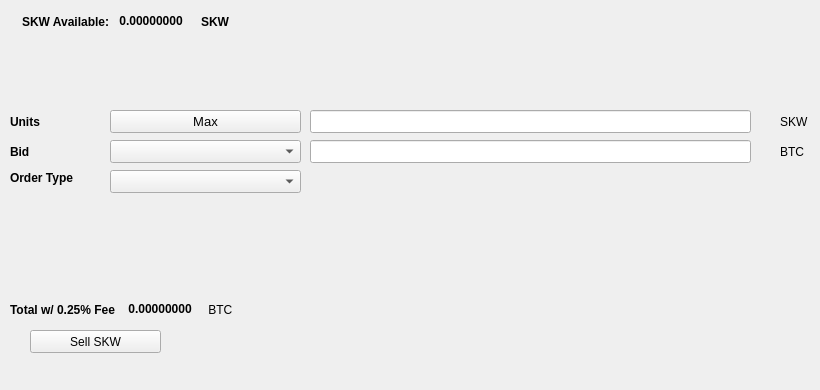
   <widget class="QWidget" name="SellTab">
    <attribute name="title">
     <string>Sell</string>
    </attribute>
    <widget class="QLabel" name="label_16">
     <property name="geometry">
      <rect>
       <x>780</x>
       <y>140</y>
       <width>31</width>
       <height>23</height>
      </rect>
     </property>
     <property name="text">
      <string>BTC</string>
     </property>
    </widget>
    <widget class="QComboBox" name="SellBidcomboBox">
     <property name="geometry">
      <rect>
       <x>110</x>
       <y>140</y>
       <width>191</width>
       <height>23</height>
      </rect>
     </property>
     <property name="font">
      <font>
       <pointsize>10</pointsize>
      </font>
     </property>
    </widget>
    <widget class="QLabel" name="label_18">
     <property name="geometry">
      <rect>
       <x>10</x>
       <y>110</y>
       <width>46</width>
       <height>23</height>
      </rect>
     </property>
     <property name="font">
      <font>
       <weight>75</weight>
       <bold>true</bold>
      </font>
     </property>
     <property name="text">
      <string>Units</string>
     </property>
    </widget>
    <widget class="QPushButton" name="Sell_Max_Amount">
     <property name="geometry">
      <rect>
       <x>110</x>
       <y>110</y>
       <width>191</width>
       <height>23</height>
      </rect>
     </property>
     <property name="font">
      <font>
       <pointsize>10</pointsize>
      </font>
     </property>
     <property name="text">
      <string>Max</string>
     </property>
    </widget>
    <widget class="QLabel" name="label_20">
     <property name="geometry">
      <rect>
       <x>10</x>
       <y>170</y>
       <width>91</width>
       <height>16</height>
      </rect>
     </property>
     <property name="font">
      <font>
       <weight>75</weight>
       <bold>true</bold>
      </font>
     </property>
     <property name="text">
      <string>Order Type</string>
     </property>
    </widget>
    <widget class="QComboBox" name="SellOrdertypeCombo">
     <property name="geometry">
      <rect>
       <x>110</x>
       <y>170</y>
       <width>191</width>
       <height>23</height>
      </rect>
     </property>
     <property name="font">
      <font>
       <pointsize>10</pointsize>
      </font>
     </property>
    </widget>
    <widget class="QLabel" name="label_21">
     <property name="geometry">
      <rect>
       <x>10</x>
       <y>140</y>
       <width>46</width>
       <height>23</height>
      </rect>
     </property>
     <property name="font">
      <font>
       <weight>75</weight>
       <bold>true</bold>
      </font>
     </property>
     <property name="text">
      <string>Bid</string>
     </property>
    </widget>
    <widget class="QLabel" name="label_22">
     <property name="geometry">
      <rect>
       <x>780</x>
       <y>110</y>
       <width>31</width>
       <height>23</height>
      </rect>
     </property>
     <property name="text">
      <string>SKW</string>
     </property>
    </widget>
    <widget class="QLineEdit" name="UnitsInputSKW">
     <property name="geometry">
      <rect>
       <x>310</x>
       <y>110</y>
       <width>441</width>
       <height>23</height>
      </rect>
     </property>
     <property name="font">
      <font>
       <pointsize>9</pointsize>
       <weight>75</weight>
       <bold>true</bold>
      </font>
     </property>
    </widget>
    <widget class="QLineEdit" name="SellBidPriceEdit">
     <property name="geometry">
      <rect>
       <x>310</x>
       <y>140</y>
       <width>441</width>
       <height>23</height>
      </rect>
     </property>
     <property name="font">
      <font>
       <pointsize>9</pointsize>
       <weight>75</weight>
       <bold>true</bold>
      </font>
     </property>
    </widget>
    <widget class="QPushButton" name="SellSKWBTN">
     <property name="geometry">
      <rect>
       <x>30</x>
       <y>330</y>
       <width>131</width>
       <height>23</height>
      </rect>
     </property>
     <property name="text">
      <string>Sell SKW</string>
     </property>
     <property name="icon">
      <iconset resource="../SKW">
       <normaloff>:/icons/SKW</normaloff>:/icons/SKW</iconset>
     </property>
    </widget>
    <widget class="QWidget" name="layoutWidget3">
     <property name="geometry">
      <rect>
       <x>22</x>
       <y>12</y>
       <width>258</width>
       <height>19</height>
      </rect>
     </property>
     <layout class="QHBoxLayout" name="horizontalLayout">
      <item>
       <widget class="QLabel" name="label232_2">
        <property name="font">
         <font>
          <weight>75</weight>
          <bold>true</bold>
         </font>
        </property>
        <property name="text">
         <string>SKW Available:</string>
        </property>
       </widget>
      </item>
      <item>
       <widget class="QLabel" name="SKWAvailableLabel">
        <property name="palette">
         <palette>
          <active>
           <colorrole role="WindowText">
            <brush brushstyle="SolidPattern">
             <color alpha="255">
              <red>0</red>
              <green>0</green>
              <blue>0</blue>
             </color>
            </brush>
           </colorrole>
           <colorrole role="Button">
            <brush brushstyle="SolidPattern">
             <color alpha="255">
              <red>0</red>
              <green>170</green>
              <blue>0</blue>
             </color>
            </brush>
           </colorrole>
           <colorrole role="Light">
            <brush brushstyle="SolidPattern">
             <color alpha="255">
              <red>0</red>
              <green>255</green>
              <blue>0</blue>
             </color>
            </brush>
           </colorrole>
           <colorrole role="Midlight">
            <brush brushstyle="SolidPattern">
             <color alpha="255">
              <red>0</red>
              <green>212</green>
              <blue>0</blue>
             </color>
            </brush>
           </colorrole>
           <colorrole role="Dark">
            <brush brushstyle="SolidPattern">
             <color alpha="255">
              <red>0</red>
              <green>85</green>
              <blue>0</blue>
             </color>
            </brush>
           </colorrole>
           <colorrole role="Mid">
            <brush brushstyle="SolidPattern">
             <color alpha="255">
              <red>0</red>
              <green>113</green>
              <blue>0</blue>
             </color>
            </brush>
           </colorrole>
           <colorrole role="Text">
            <brush brushstyle="SolidPattern">
             <color alpha="255">
              <red>0</red>
              <green>170</green>
              <blue>0</blue>
             </color>
            </brush>
           </colorrole>
           <colorrole role="BrightText">
            <brush brushstyle="SolidPattern">
             <color alpha="255">
              <red>255</red>
              <green>255</green>
              <blue>255</blue>
             </color>
            </brush>
           </colorrole>
           <colorrole role="ButtonText">
            <brush brushstyle="SolidPattern">
             <color alpha="255">
              <red>0</red>
              <green>0</green>
              <blue>0</blue>
             </color>
            </brush>
           </colorrole>
           <colorrole role="Base">
            <brush brushstyle="SolidPattern">
             <color alpha="255">
              <red>255</red>
              <green>255</green>
              <blue>255</blue>
             </color>
            </brush>
           </colorrole>
           <colorrole role="Window">
            <brush brushstyle="SolidPattern">
             <color alpha="255">
              <red>0</red>
              <green>170</green>
              <blue>0</blue>
             </color>
            </brush>
           </colorrole>
           <colorrole role="Shadow">
            <brush brushstyle="SolidPattern">
             <color alpha="255">
              <red>0</red>
              <green>0</green>
              <blue>0</blue>
             </color>
            </brush>
           </colorrole>
           <colorrole role="AlternateBase">
            <brush brushstyle="SolidPattern">
             <color alpha="255">
              <red>127</red>
              <green>212</green>
              <blue>127</blue>
             </color>
            </brush>
           </colorrole>
           <colorrole role="ToolTipBase">
            <brush brushstyle="SolidPattern">
             <color alpha="255">
              <red>255</red>
              <green>255</green>
              <blue>220</blue>
             </color>
            </brush>
           </colorrole>
           <colorrole role="ToolTipText">
            <brush brushstyle="SolidPattern">
             <color alpha="255">
              <red>0</red>
              <green>0</green>
              <blue>0</blue>
             </color>
            </brush>
           </colorrole>
          </active>
          <inactive>
           <colorrole role="WindowText">
            <brush brushstyle="SolidPattern">
             <color alpha="255">
              <red>0</red>
              <green>0</green>
              <blue>0</blue>
             </color>
            </brush>
           </colorrole>
           <colorrole role="Button">
            <brush brushstyle="SolidPattern">
             <color alpha="255">
              <red>0</red>
              <green>170</green>
              <blue>0</blue>
             </color>
            </brush>
           </colorrole>
           <colorrole role="Light">
            <brush brushstyle="SolidPattern">
             <color alpha="255">
              <red>0</red>
              <green>255</green>
              <blue>0</blue>
             </color>
            </brush>
           </colorrole>
           <colorrole role="Midlight">
            <brush brushstyle="SolidPattern">
             <color alpha="255">
              <red>0</red>
              <green>212</green>
              <blue>0</blue>
             </color>
            </brush>
           </colorrole>
           <colorrole role="Dark">
            <brush brushstyle="SolidPattern">
             <color alpha="255">
              <red>0</red>
              <green>85</green>
              <blue>0</blue>
             </color>
            </brush>
           </colorrole>
           <colorrole role="Mid">
            <brush brushstyle="SolidPattern">
             <color alpha="255">
              <red>0</red>
              <green>113</green>
              <blue>0</blue>
             </color>
            </brush>
           </colorrole>
           <colorrole role="Text">
            <brush brushstyle="SolidPattern">
             <color alpha="255">
              <red>0</red>
              <green>170</green>
              <blue>0</blue>
             </color>
            </brush>
           </colorrole>
           <colorrole role="BrightText">
            <brush brushstyle="SolidPattern">
             <color alpha="255">
              <red>255</red>
              <green>255</green>
              <blue>255</blue>
             </color>
            </brush>
           </colorrole>
           <colorrole role="ButtonText">
            <brush brushstyle="SolidPattern">
             <color alpha="255">
              <red>0</red>
              <green>0</green>
              <blue>0</blue>
             </color>
            </brush>
           </colorrole>
           <colorrole role="Base">
            <brush brushstyle="SolidPattern">
             <color alpha="255">
              <red>255</red>
              <green>255</green>
              <blue>255</blue>
             </color>
            </brush>
           </colorrole>
           <colorrole role="Window">
            <brush brushstyle="SolidPattern">
             <color alpha="255">
              <red>0</red>
              <green>170</green>
              <blue>0</blue>
             </color>
            </brush>
           </colorrole>
           <colorrole role="Shadow">
            <brush brushstyle="SolidPattern">
             <color alpha="255">
              <red>0</red>
              <green>0</green>
              <blue>0</blue>
             </color>
            </brush>
           </colorrole>
           <colorrole role="AlternateBase">
            <brush brushstyle="SolidPattern">
             <color alpha="255">
              <red>127</red>
              <green>212</green>
              <blue>127</blue>
             </color>
            </brush>
           </colorrole>
           <colorrole role="ToolTipBase">
            <brush brushstyle="SolidPattern">
             <color alpha="255">
              <red>255</red>
              <green>255</green>
              <blue>220</blue>
             </color>
            </brush>
           </colorrole>
           <colorrole role="ToolTipText">
            <brush brushstyle="SolidPattern">
             <color alpha="255">
              <red>0</red>
              <green>0</green>
              <blue>0</blue>
             </color>
            </brush>
           </colorrole>
          </inactive>
          <disabled>
           <colorrole role="WindowText">
            <brush brushstyle="SolidPattern">
             <color alpha="255">
              <red>0</red>
              <green>85</green>
              <blue>0</blue>
             </color>
            </brush>
           </colorrole>
           <colorrole role="Button">
            <brush brushstyle="SolidPattern">
             <color alpha="255">
              <red>0</red>
              <green>170</green>
              <blue>0</blue>
             </color>
            </brush>
           </colorrole>
           <colorrole role="Light">
            <brush brushstyle="SolidPattern">
             <color alpha="255">
              <red>0</red>
              <green>255</green>
              <blue>0</blue>
             </color>
            </brush>
           </colorrole>
           <colorrole role="Midlight">
            <brush brushstyle="SolidPattern">
             <color alpha="255">
              <red>0</red>
              <green>212</green>
              <blue>0</blue>
             </color>
            </brush>
           </colorrole>
           <colorrole role="Dark">
            <brush brushstyle="SolidPattern">
             <color alpha="255">
              <red>0</red>
              <green>85</green>
              <blue>0</blue>
             </color>
            </brush>
           </colorrole>
           <colorrole role="Mid">
            <brush brushstyle="SolidPattern">
             <color alpha="255">
              <red>0</red>
              <green>113</green>
              <blue>0</blue>
             </color>
            </brush>
           </colorrole>
           <colorrole role="Text">
            <brush brushstyle="SolidPattern">
             <color alpha="255">
              <red>0</red>
              <green>85</green>
              <blue>0</blue>
             </color>
            </brush>
           </colorrole>
           <colorrole role="BrightText">
            <brush brushstyle="SolidPattern">
             <color alpha="255">
              <red>255</red>
              <green>255</green>
              <blue>255</blue>
             </color>
            </brush>
           </colorrole>
           <colorrole role="ButtonText">
            <brush brushstyle="SolidPattern">
             <color alpha="255">
              <red>0</red>
              <green>85</green>
              <blue>0</blue>
             </color>
            </brush>
           </colorrole>
           <colorrole role="Base">
            <brush brushstyle="SolidPattern">
             <color alpha="255">
              <red>0</red>
              <green>170</green>
              <blue>0</blue>
             </color>
            </brush>
           </colorrole>
           <colorrole role="Window">
            <brush brushstyle="SolidPattern">
             <color alpha="255">
              <red>0</red>
              <green>170</green>
              <blue>0</blue>
             </color>
            </brush>
           </colorrole>
           <colorrole role="Shadow">
            <brush brushstyle="SolidPattern">
             <color alpha="255">
              <red>0</red>
              <green>0</green>
              <blue>0</blue>
             </color>
            </brush>
           </colorrole>
           <colorrole role="AlternateBase">
            <brush brushstyle="SolidPattern">
             <color alpha="255">
              <red>0</red>
              <green>170</green>
              <blue>0</blue>
             </color>
            </brush>
           </colorrole>
           <colorrole role="ToolTipBase">
            <brush brushstyle="SolidPattern">
             <color alpha="255">
              <red>255</red>
              <green>255</green>
              <blue>220</blue>
             </color>
            </brush>
           </colorrole>
           <colorrole role="ToolTipText">
            <brush brushstyle="SolidPattern">
             <color alpha="255">
              <red>0</red>
              <green>0</green>
              <blue>0</blue>
             </color>
            </brush>
           </colorrole>
          </disabled>
         </palette>
        </property>
        <property name="font">
         <font>
          <weight>75</weight>
          <bold>true</bold>
         </font>
        </property>
        <property name="text">
         <string> 0.00000000 </string>
        </property>
        <property name="textInteractionFlags">
         <set>Qt::LinksAccessibleByMouse|Qt::TextSelectableByKeyboard|Qt::TextSelectableByMouse</set>
        </property>
       </widget>
      </item>
      <item>
       <widget class="QLabel" name="labelSKW">
        <property name="font">
         <font>
          <weight>75</weight>
          <bold>true</bold>
         </font>
        </property>
        <property name="text">
         <string>SKW</string>
        </property>
       </widget>
      </item>
     </layout>
    </widget>
    <widget class="QWidget" name="layoutWidget">
     <property name="geometry">
      <rect>
       <x>10</x>
       <y>300</y>
       <width>268</width>
       <height>19</height>
      </rect>
     </property>
     <layout class="QHBoxLayout" name="horizontalLayout_2">
      <item>
       <widget class="QLabel" name="label_19">
        <property name="font">
         <font>
          <weight>75</weight>
          <bold>true</bold>
         </font>
        </property>
        <property name="text">
         <string>Total w/ 0.25% Fee </string>
        </property>
       </widget>
      </item>
      <item>
       <widget class="QLabel" name="SellCostLabel">
        <property name="palette">
         <palette>
          <active>
           <colorrole role="WindowText">
            <brush brushstyle="SolidPattern">
             <color alpha="255">
              <red>0</red>
              <green>0</green>
              <blue>0</blue>
             </color>
            </brush>
           </colorrole>
           <colorrole role="Button">
            <brush brushstyle="SolidPattern">
             <color alpha="255">
              <red>0</red>
              <green>170</green>
              <blue>0</blue>
             </color>
            </brush>
           </colorrole>
           <colorrole role="Light">
            <brush brushstyle="SolidPattern">
             <color alpha="255">
              <red>0</red>
              <green>255</green>
              <blue>0</blue>
             </color>
            </brush>
           </colorrole>
           <colorrole role="Midlight">
            <brush brushstyle="SolidPattern">
             <color alpha="255">
              <red>0</red>
              <green>212</green>
              <blue>0</blue>
             </color>
            </brush>
           </colorrole>
           <colorrole role="Dark">
            <brush brushstyle="SolidPattern">
             <color alpha="255">
              <red>0</red>
              <green>85</green>
              <blue>0</blue>
             </color>
            </brush>
           </colorrole>
           <colorrole role="Mid">
            <brush brushstyle="SolidPattern">
             <color alpha="255">
              <red>0</red>
              <green>113</green>
              <blue>0</blue>
             </color>
            </brush>
           </colorrole>
           <colorrole role="Text">
            <brush brushstyle="SolidPattern">
             <color alpha="255">
              <red>0</red>
              <green>170</green>
              <blue>0</blue>
             </color>
            </brush>
           </colorrole>
           <colorrole role="BrightText">
            <brush brushstyle="SolidPattern">
             <color alpha="255">
              <red>255</red>
              <green>255</green>
              <blue>255</blue>
             </color>
            </brush>
           </colorrole>
           <colorrole role="ButtonText">
            <brush brushstyle="SolidPattern">
             <color alpha="255">
              <red>0</red>
              <green>0</green>
              <blue>0</blue>
             </color>
            </brush>
           </colorrole>
           <colorrole role="Base">
            <brush brushstyle="SolidPattern">
             <color alpha="255">
              <red>255</red>
              <green>255</green>
              <blue>255</blue>
             </color>
            </brush>
           </colorrole>
           <colorrole role="Window">
            <brush brushstyle="SolidPattern">
             <color alpha="255">
              <red>0</red>
              <green>170</green>
              <blue>0</blue>
             </color>
            </brush>
           </colorrole>
           <colorrole role="Shadow">
            <brush brushstyle="SolidPattern">
             <color alpha="255">
              <red>0</red>
              <green>0</green>
              <blue>0</blue>
             </color>
            </brush>
           </colorrole>
           <colorrole role="AlternateBase">
            <brush brushstyle="SolidPattern">
             <color alpha="255">
              <red>127</red>
              <green>212</green>
              <blue>127</blue>
             </color>
            </brush>
           </colorrole>
           <colorrole role="ToolTipBase">
            <brush brushstyle="SolidPattern">
             <color alpha="255">
              <red>255</red>
              <green>255</green>
              <blue>220</blue>
             </color>
            </brush>
           </colorrole>
           <colorrole role="ToolTipText">
            <brush brushstyle="SolidPattern">
             <color alpha="255">
              <red>0</red>
              <green>0</green>
              <blue>0</blue>
             </color>
            </brush>
           </colorrole>
          </active>
          <inactive>
           <colorrole role="WindowText">
            <brush brushstyle="SolidPattern">
             <color alpha="255">
              <red>0</red>
              <green>0</green>
              <blue>0</blue>
             </color>
            </brush>
           </colorrole>
           <colorrole role="Button">
            <brush brushstyle="SolidPattern">
             <color alpha="255">
              <red>0</red>
              <green>170</green>
              <blue>0</blue>
             </color>
            </brush>
           </colorrole>
           <colorrole role="Light">
            <brush brushstyle="SolidPattern">
             <color alpha="255">
              <red>0</red>
              <green>255</green>
              <blue>0</blue>
             </color>
            </brush>
           </colorrole>
           <colorrole role="Midlight">
            <brush brushstyle="SolidPattern">
             <color alpha="255">
              <red>0</red>
              <green>212</green>
              <blue>0</blue>
             </color>
            </brush>
           </colorrole>
           <colorrole role="Dark">
            <brush brushstyle="SolidPattern">
             <color alpha="255">
              <red>0</red>
              <green>85</green>
              <blue>0</blue>
             </color>
            </brush>
           </colorrole>
           <colorrole role="Mid">
            <brush brushstyle="SolidPattern">
             <color alpha="255">
              <red>0</red>
              <green>113</green>
              <blue>0</blue>
             </color>
            </brush>
           </colorrole>
           <colorrole role="Text">
            <brush brushstyle="SolidPattern">
             <color alpha="255">
              <red>0</red>
              <green>170</green>
              <blue>0</blue>
             </color>
            </brush>
           </colorrole>
           <colorrole role="BrightText">
            <brush brushstyle="SolidPattern">
             <color alpha="255">
              <red>255</red>
              <green>255</green>
              <blue>255</blue>
             </color>
            </brush>
           </colorrole>
           <colorrole role="ButtonText">
            <brush brushstyle="SolidPattern">
             <color alpha="255">
              <red>0</red>
              <green>0</green>
              <blue>0</blue>
             </color>
            </brush>
           </colorrole>
           <colorrole role="Base">
            <brush brushstyle="SolidPattern">
             <color alpha="255">
              <red>255</red>
              <green>255</green>
              <blue>255</blue>
             </color>
            </brush>
           </colorrole>
           <colorrole role="Window">
            <brush brushstyle="SolidPattern">
             <color alpha="255">
              <red>0</red>
              <green>170</green>
              <blue>0</blue>
             </color>
            </brush>
           </colorrole>
           <colorrole role="Shadow">
            <brush brushstyle="SolidPattern">
             <color alpha="255">
              <red>0</red>
              <green>0</green>
              <blue>0</blue>
             </color>
            </brush>
           </colorrole>
           <colorrole role="AlternateBase">
            <brush brushstyle="SolidPattern">
             <color alpha="255">
              <red>127</red>
              <green>212</green>
              <blue>127</blue>
             </color>
            </brush>
           </colorrole>
           <colorrole role="ToolTipBase">
            <brush brushstyle="SolidPattern">
             <color alpha="255">
              <red>255</red>
              <green>255</green>
              <blue>220</blue>
             </color>
            </brush>
           </colorrole>
           <colorrole role="ToolTipText">
            <brush brushstyle="SolidPattern">
             <color alpha="255">
              <red>0</red>
              <green>0</green>
              <blue>0</blue>
             </color>
            </brush>
           </colorrole>
          </inactive>
          <disabled>
           <colorrole role="WindowText">
            <brush brushstyle="SolidPattern">
             <color alpha="255">
              <red>0</red>
              <green>85</green>
              <blue>0</blue>
             </color>
            </brush>
           </colorrole>
           <colorrole role="Button">
            <brush brushstyle="SolidPattern">
             <color alpha="255">
              <red>0</red>
              <green>170</green>
              <blue>0</blue>
             </color>
            </brush>
           </colorrole>
           <colorrole role="Light">
            <brush brushstyle="SolidPattern">
             <color alpha="255">
              <red>0</red>
              <green>255</green>
              <blue>0</blue>
             </color>
            </brush>
           </colorrole>
           <colorrole role="Midlight">
            <brush brushstyle="SolidPattern">
             <color alpha="255">
              <red>0</red>
              <green>212</green>
              <blue>0</blue>
             </color>
            </brush>
           </colorrole>
           <colorrole role="Dark">
            <brush brushstyle="SolidPattern">
             <color alpha="255">
              <red>0</red>
              <green>85</green>
              <blue>0</blue>
             </color>
            </brush>
           </colorrole>
           <colorrole role="Mid">
            <brush brushstyle="SolidPattern">
             <color alpha="255">
              <red>0</red>
              <green>113</green>
              <blue>0</blue>
             </color>
            </brush>
           </colorrole>
           <colorrole role="Text">
            <brush brushstyle="SolidPattern">
             <color alpha="255">
              <red>0</red>
              <green>85</green>
              <blue>0</blue>
             </color>
            </brush>
           </colorrole>
           <colorrole role="BrightText">
            <brush brushstyle="SolidPattern">
             <color alpha="255">
              <red>255</red>
              <green>255</green>
              <blue>255</blue>
             </color>
            </brush>
           </colorrole>
           <colorrole role="ButtonText">
            <brush brushstyle="SolidPattern">
             <color alpha="255">
              <red>0</red>
              <green>85</green>
              <blue>0</blue>
             </color>
            </brush>
           </colorrole>
           <colorrole role="Base">
            <brush brushstyle="SolidPattern">
             <color alpha="255">
              <red>0</red>
              <green>170</green>
              <blue>0</blue>
             </color>
            </brush>
           </colorrole>
           <colorrole role="Window">
            <brush brushstyle="SolidPattern">
             <color alpha="255">
              <red>0</red>
              <green>170</green>
              <blue>0</blue>
             </color>
            </brush>
           </colorrole>
           <colorrole role="Shadow">
            <brush brushstyle="SolidPattern">
             <color alpha="255">
              <red>0</red>
              <green>0</green>
              <blue>0</blue>
             </color>
            </brush>
           </colorrole>
           <colorrole role="AlternateBase">
            <brush brushstyle="SolidPattern">
             <color alpha="255">
              <red>0</red>
              <green>170</green>
              <blue>0</blue>
             </color>
            </brush>
           </colorrole>
           <colorrole role="ToolTipBase">
            <brush brushstyle="SolidPattern">
             <color alpha="255">
              <red>255</red>
              <green>255</green>
              <blue>220</blue>
             </color>
            </brush>
           </colorrole>
           <colorrole role="ToolTipText">
            <brush brushstyle="SolidPattern">
             <color alpha="255">
              <red>0</red>
              <green>0</green>
              <blue>0</blue>
             </color>
            </brush>
           </colorrole>
          </disabled>
         </palette>
        </property>
        <property name="font">
         <font>
          <weight>75</weight>
          <bold>true</bold>
         </font>
        </property>
        <property name="autoFillBackground">
         <bool>false</bool>
        </property>
        <property name="text">
         <string> 0.00000000</string>
        </property>
        <property name="textInteractionFlags">
         <set>Qt::LinksAccessibleByMouse|Qt::TextSelectableByMouse</set>
        </property>
       </widget>
      </item>
      <item>
       <widget class="QLabel" name="label_17">
        <property name="font">
         <font>
          <weight>50</weight>
          <bold>false</bold>
         </font>
        </property>
        <property name="text">
         <string> BTC</string>
        </property>
       </widget>
      </item>
     </layout>
    </widget>
    <widget class="QLabel" name="label_23">
     <property name="geometry">
      <rect>
       <x>460</x>
       <y>300</y>
       <width>281</width>
       <height>81</height>
      </rect>
     </property>
     <property name="text">
      <string/>
     </property>
     <property name="pixmap">
      <pixmap>:/images/bittrex</pixmap>
     </property>
    </widget>
   </widget>
